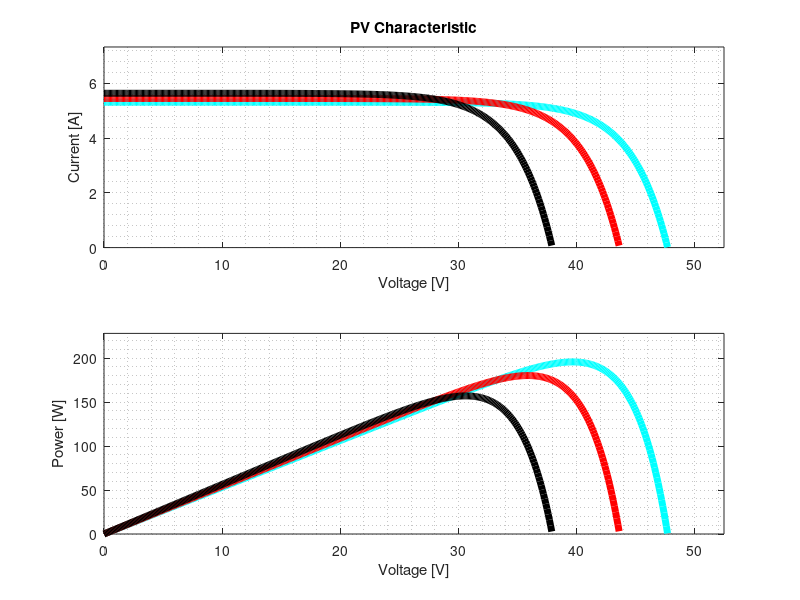

The MATLAB script that drew this image:
%Matlab code to calculate the characteristic of a PV panel for various
%temperature and irradiance levels based on the Khouzam equations

%Date: 11/11/2014
%Author: George Christidis
%%%%%%%%%%%%%%%%%%%%%%%%%%%%%%%%%%%%%%%%%%%%%%%%%%%%%%%%%%%%%%%%%%%%%%

%Inputs
irradiance=[1000 1000 1000];
temperature=[0 25 60];
color=['c' 'r' 'k'];

%PV Panel: MTS180M-24V
Rs=0.0; %calculated based on the datasheet
Voc=43.64;
Isc=5.45;
Vmp=36.36;
Imp=4.95;
temperatureref=25;
irradianceref=1000;
coefP=-0.47;
coefVoc=-0.38;
coefIsc=0.1;

%%%%%%%%%%%%%%%%%%%%%%%%%%%%%%%%%%%%%%%%%%%%%%%%
%Init
Vmax=0;
Imax=0;
Pmax=0;
a=coefIsc*Isc/100;
b=-coefVoc*Voc/100;

figure; hold on;
for i=1:length(irradiance)
    C2=(Vmp/Voc-1)/log(1-Imp/Isc);
    C1=(1-Imp/Isc)*exp(-Vmp/(C2*Voc));
    D1=a*irradiance(i)/irradianceref*(temperature(i)-temperatureref)+Isc*(irradiance(i)/irradianceref-1);
    Vmax1=C2*Voc*log((1-(0-D1)/Isc)/C1+1)-b*(temperature(i)-temperatureref)-Rs*D1;
    Vrmax=0+b*(temperature(i)-temperatureref)+Rs*D1;
    Imax1=Isc*(1-C1*(exp(Vrmax/(C2*Voc))-1))+D1;
    Pmax1=Vmax1*Imax1*0.9;
    if Vmax1>Vmax Vmax=Vmax1; end
    if Imax1>Imax Imax=Imax1; end
    if Pmax1>Pmax Pmax=Pmax1; end
    V=0:0.1:(Vmax1);
    Vr=V+b*(temperature(i)-temperatureref)+Rs*D1;
    I=Isc*(1-C1*(exp(Vr/(C2*Voc))-1))+D1;
    P=V.*I;
    subplot(2,1,1);
    plot(V,I,color(i),'LineWidth',5);
    axis([0,Vmax*1.1,0,Imax*1.3]);
    title('PV Characteristic');
    ylabel('Current [A]');
    xlabel('Voltage [V]');
    grid minor
    hold on;
    subplot(2,1,2);
    plot(V,P,color(i),'LineWidth',5);
    axis([0,Vmax*1.1,0,Pmax]);
    ylabel('Power [W]');
    xlabel('Voltage [V]');
    grid minor
    hold on;
end

%Look Up table creation for use in Simulink
PV_characteristic=zeros(length(V),2);
PV_characteristic(:,1)=V(:);
PV_characteristic(:,2)=I(:);

clearvars a b C1 C2 color D1 i I Imax Imax1 Imp irradiance irradianceref Isc mode P Pmax Pmax1 Rs temperature temperatureref V Vmax Vmax1 Vmp Voc Vr Vrmax coefIsc coefP coefVoc
